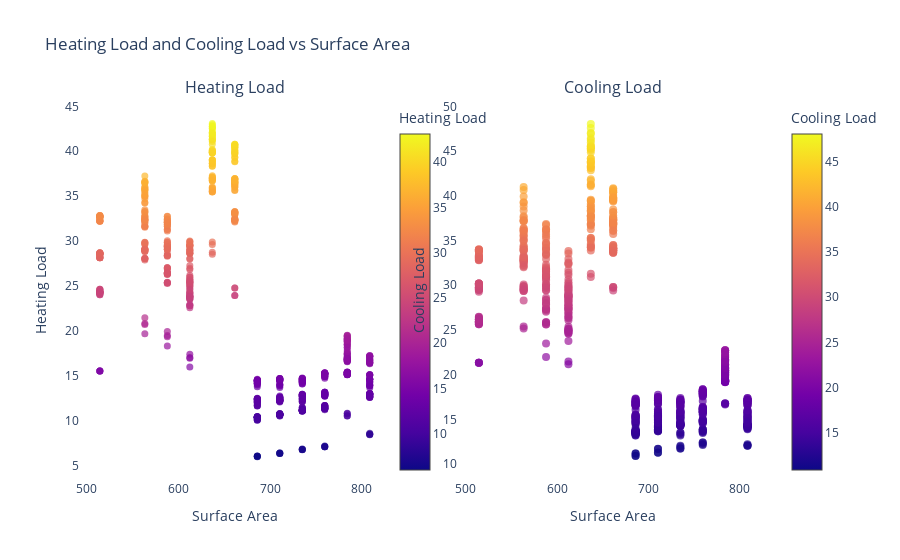

Here is the notebook cell this chart was saved with:
### Code cell
import pandas as pd
import plotly.graph_objects as go
from plotly.subplots import make_subplots

# Assuming df is your DataFrame
# df = pd.read_csv('your_data.csv')

# Create subplots with 1 row and 2 columns
fig = make_subplots(rows=1, cols=2, subplot_titles=('Heating Load', 'Cooling Load'))

# First scatter plot - Heating Load vs Surface Area
fig.add_trace(
    go.Scatter(
        x=df['Surface_Area'], 
        y=df['Heating_Load'], 
        mode='markers', 
        marker=dict(size=7, color=df['Heating_Load'], colorscale='Plasma', opacity=0.7, colorbar=dict(x=0.45, title='Heating Load'))
    ),
    row=1, col=1
)

# Second scatter plot - Cooling Load vs Surface Area
fig.add_trace(
    go.Scatter(
        x=df['Surface_Area'], 
        y=df['Cooling_Load'], 
        mode='markers', 
        marker=dict(size=8, color=df['Cooling_Load'], colorscale='Plasma', opacity=0.7, colorbar=dict(title='Cooling Load'))
    ),
    row=1, col=2
)

# Update xaxis and yaxis labels for both plots
fig.update_xaxes(title_text='Surface Area', row=1, col=1)
fig.update_yaxes(title_text='Heating Load', row=1, col=1)

fig.update_xaxes(title_text='Surface Area', row=1, col=2)
fig.update_yaxes(title_text='Cooling Load', row=1, col=2)

# Update layout
fig.update_layout(
    title_text='Heating Load and Cooling Load vs Surface Area',
    showlegend=False,
    plot_bgcolor='rgba(0,0,0,0)'  # Setting plot background to transparent
)

# Adjust background colors for the scatter plots
fig.update_scenes(
    bgcolor='rgba(255, 0, 0, 0.1)',  # Reddish background for Heating Load plot
    row=1, col=1
)
fig.update_scenes(
    bgcolor='rgba(0, 0, 255, 0.1)',  # Bluish background for Cooling Load plot
    row=1, col=2
)

# Show the plot
fig.show()

### Figure 1 — Plotly figure (JSON) as saved in the notebook; plotly's stock layout.template omitted (floating-point values rounded to 4 significant figures; data arrays with more than 128 entries replaced by an {"elided": "..."} marker saying what was removed)
{"data": [{"marker": {"color": {"elided": "768 float values"}, "colorbar": {"title": {"text": "Heating Load"}, "x": 0.45}, "colorscale": [[0, "#0d0887"], [0.1111, "#46039f"], [0.2222, "#7201a8"], [0.3333, "#9c179e"], [0.4444, "#bd3786"], [0.5556, "#d8576b"], [0.6667, "#ed7953"], [0.7778, "#fb9f3a"], [0.8889, "#fdca26"], [1, "#f0f921"]], "opacity": 0.7, "size": 7}, "mode": "markers", "type": "scatter", "x": {"elided": "768 float values"}, "xaxis": "x", "y": {"elided": "768 float values"}, "yaxis": "y"}, {"marker": {"color": {"elided": "768 float values"}, "colorbar": {"title": {"text": "Cooling Load"}}, "colorscale": [[0, "#0d0887"], [0.1111, "#46039f"], [0.2222, "#7201a8"], [0.3333, "#9c179e"], [0.4444, "#bd3786"], [0.5556, "#d8576b"], [0.6667, "#ed7953"], [0.7778, "#fb9f3a"], [0.8889, "#fdca26"], [1, "#f0f921"]], "opacity": 0.7, "size": 8}, "mode": "markers", "type": "scatter", "x": {"elided": "768 float values"}, "xaxis": "x2", "y": {"elided": "768 float values"}, "yaxis": "y2"}], "layout": {"annotations": [{"font": {"size": 16}, "showarrow": false, "text": "Heating Load", "x": 0.225, "xanchor": "center", "xref": "paper", "y": 1, "yanchor": "bottom", "yref": "paper"}, {"font": {"size": 16}, "showarrow": false, "text": "Cooling Load", "x": 0.775, "xanchor": "center", "xref": "paper", "y": 1, "yanchor": "bottom", "yref": "paper"}], "plot_bgcolor": "rgba(0,0,0,0)", "showlegend": false, "title": {"text": "Heating Load and Cooling Load vs Surface Area"}, "xaxis": {"anchor": "y", "domain": [0, 0.45], "title": {"text": "Surface Area"}}, "xaxis2": {"anchor": "y2", "domain": [0.55, 1], "title": {"text": "Surface Area"}}, "yaxis": {"anchor": "x", "domain": [0, 1], "title": {"text": "Heating Load"}}, "yaxis2": {"anchor": "x2", "domain": [0, 1], "title": {"text": "Cooling Load"}}}}
